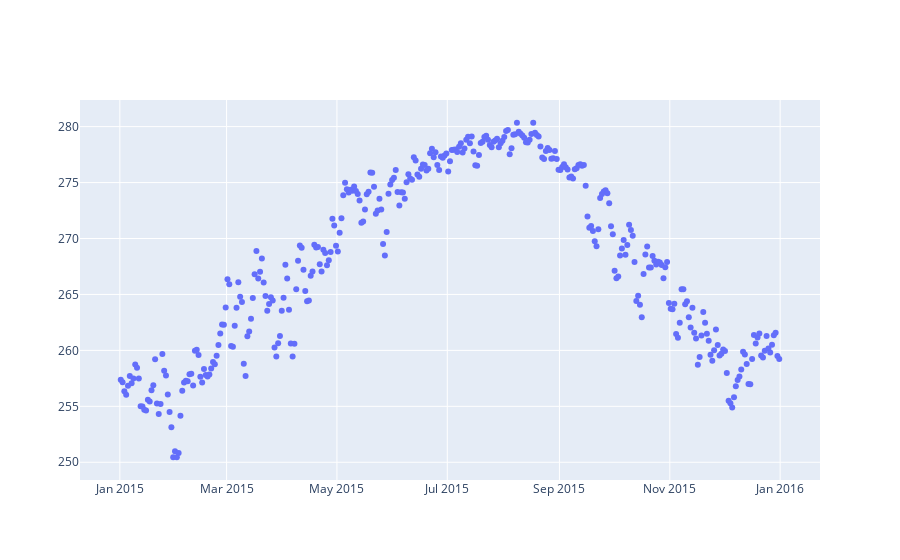

Write notebook code for a chart like this one.
### Code cell
fig = go.Figure()

# Add traces
fig.add_trace(go.Scatter(x=date_time[0:365], y=temp_data[0:365],mode = 'markers'))

fig.show()

### Figure 1 — Plotly figure (JSON) as saved in the notebook; plotly's stock layout.template omitted (floating-point values rounded to 4 significant figures; data arrays with more than 128 entries replaced by an {"elided": "..."} marker saying what was removed)
{"data": [{"mode": "markers", "type": "scatter", "x": {"elided": "365 str values"}, "y": {"elided": "365 float values"}}], "layout": {}}
